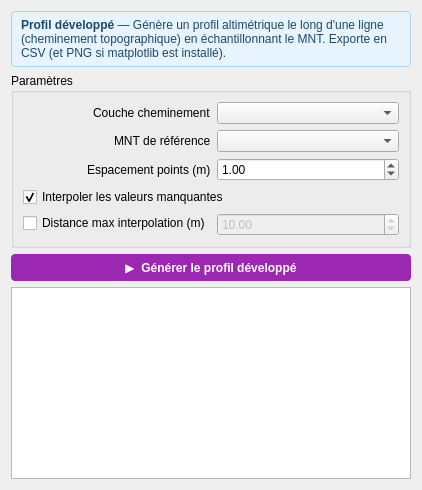
     <widget class="QWidget" name="tabProfile">
      <attribute name="title"><string>📈 Profils 3D</string></attribute>
      <layout class="QVBoxLayout" name="vProfile">
       <property name="spacing"><number>6</number></property>

       <item>
        <widget class="QLabel" name="lblProfileInfo">
         <property name="text"><string>&lt;b&gt;Profil développé&lt;/b&gt; — Génère un profil altimétrique le long d'une ligne (cheminement topographique) en échantillonnant le MNT. Exporte en CSV (et PNG si matplotlib est installé).</string></property>
         <property name="wordWrap"><bool>true</bool></property>
         <property name="styleSheet"><string>QLabel { background:#e8f4fd; border:1px solid #aad4f0; border-radius:4px; padding:6px; color:#1a4a6b; }</string></property>
        </widget>
       </item>

       <item>
        <widget class="QGroupBox" name="grpProfileData">
         <property name="title"><string>Paramètres</string></property>
         <layout class="QFormLayout" name="fProfile">
          <property name="labelAlignment"><set>Qt::AlignRight</set></property>

          <item row="0" column="0">
           <widget class="QLabel" name="lbl_auto_13"><property name="text"><string>Couche cheminement</string></property>
            <property name="toolTip"><string>Couche vectorielle (lignes) représentant le tracé du profil à générer (ex. polygone de cheminement topographique).</string></property></widget>
          </item>
          <item row="0" column="1">
           <widget class="QComboBox" name="comboProfileLayer">
            <property name="toolTip"><string>Sélectionnez la couche de lignes le long de laquelle le profil sera calculé.</string></property>
           </widget>
          </item>

          <item row="1" column="0">
           <widget class="QLabel" name="lbl_auto_14"><property name="text"><string>MNT de référence</string></property>
            <property name="toolTip"><string>MNT utilisé pour échantillonner l'altitude. Si la couche de cheminement contient déjà des coordonnées Z, elles seront utilisées en priorité.</string></property></widget>
          </item>
          <item row="1" column="1">
           <widget class="QComboBox" name="comboDEM2">
            <property name="toolTip"><string>MNT depuis lequel extraire les altitudes le long du profil.</string></property>
           </widget>
          </item>

          <item row="2" column="0">
           <widget class="QLabel" name="lbl_auto_15"><property name="text"><string>Espacement points (m)</string></property>
            <property name="toolTip"><string>Distance entre deux points d'échantillonnage successifs le long de la ligne (en mètres). Une valeur trop petite ralentit le calcul ; trop grande perd du détail.</string></property></widget>
          </item>
          <item row="2" column="1">
           <widget class="QDoubleSpinBox" name="doubleSpinBoxSpacing">
            <property name="minimum"><double>0.100000000000000</double></property>
            <property name="maximum"><double>100.000000000000000</double></property>
            <property name="value"><double>1.000000000000000</double></property>
            <property name="toolTip"><string>Pas d'échantillonnage en mètres. Exemple : 1 m pour un LiDAR haute résolution, 5 m pour un MNT 5 m.</string></property>
           </widget>
          </item>

          <item row="3" column="0" colspan="2">
           <widget class="QCheckBox" name="checkBoxInterpolate">
            <property name="text"><string>Interpoler les valeurs manquantes</string></property>
            <property name="checked"><bool>true</bool></property>
            <property name="toolTip"><string>Si coché, les trous (NoData) dans le MNT sont comblés par interpolation linéaire entre les points valides voisins.</string></property>
           </widget>
          </item>

          <item row="4" column="0">
           <widget class="QCheckBox" name="checkBoxMaxGap">
            <property name="text"><string>Distance max interpolation (m)</string></property>
            <property name="toolTip"><string>Limite la longueur des gaps comblés. Au-delà de cette distance, le trou n'est pas interpolé (laissé vide dans le CSV).</string></property>
           </widget>
          </item>
          <item row="4" column="1">
           <widget class="QDoubleSpinBox" name="doubleSpinBoxMaxGap">
            <property name="enabled"><bool>false</bool></property>
            <property name="minimum"><double>0.100000000000000</double></property>
            <property name="maximum"><double>1000.000000000000000</double></property>
            <property name="value"><double>10.000000000000000</double></property>
            <property name="toolTip"><string>Distance maximale (m) sur laquelle l'interpolation est appliquée. Les gaps plus grands sont laissés vides.</string></property>
           </widget>
          </item>
         </layout>
        </widget>
       </item>

       <item>
        <widget class="QPushButton" name="btnGenerateProfile">
         <property name="text"><string>▶  Générer le profil développé</string></property>
         <property name="toolTip"><string>Génère le profil, l'affiche dans l'aperçu ci-dessous et exporte en CSV (+ PNG si matplotlib est disponible).</string></property>
         <property name="styleSheet"><string>QPushButton { background-color:#9C27B0; color:white; padding:6px; border-radius:4px; font-weight:bold; } QPushButton:hover { background-color:#7B1FA2; }</string></property>
        </widget>
       </item>
       <item>
        <widget class="QGraphicsView" name="viewProfile">
         <property name="minimumSize"><size><width>400</width><height>160</height></size></property>
         <property name="toolTip"><string>Aperçu du profil altimétrique généré.</string></property>
        </widget>
       </item>
      </layout>
     </widget>
